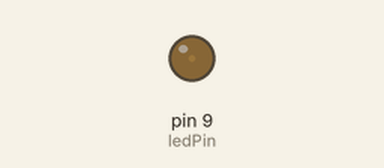
This sketch was run on a simulated Arduino Uno, built with avr-gcc and run on an emulated ATmega328P. On the bench: output pins drawn as LEDs (lit = HIGH).

Above: at 0.05 s.
At 0.5 s:
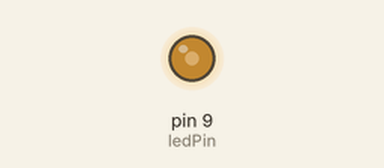
At 0.95 s:
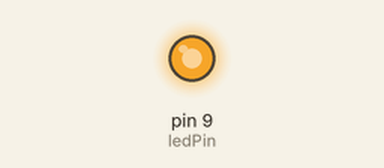
At 1.8 s:
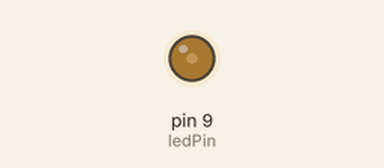
Timing chart, 0 to 4.7 s (numbered marks = the images above):
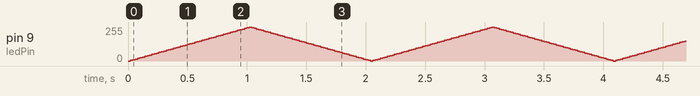

The sketch:

fade.ino
```cpp
int ledPin = 9;
int brightness = 0;
int fadeAmount = 5;

void setup() {
  pinMode(ledPin, OUTPUT);
}

void loop() {
  analogWrite(ledPin, brightness);

  brightness += fadeAmount;

  if (brightness <= 0 || brightness >= 255) {
    fadeAmount = -fadeAmount;
  }

  delay(20);
}
```
